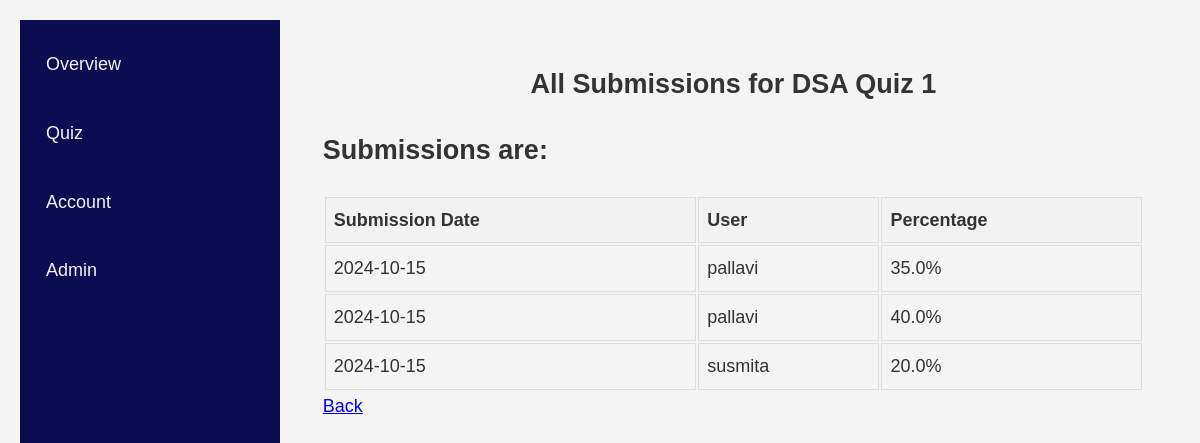
Before: /organization/quiz/5 (signed in) with the older database file.
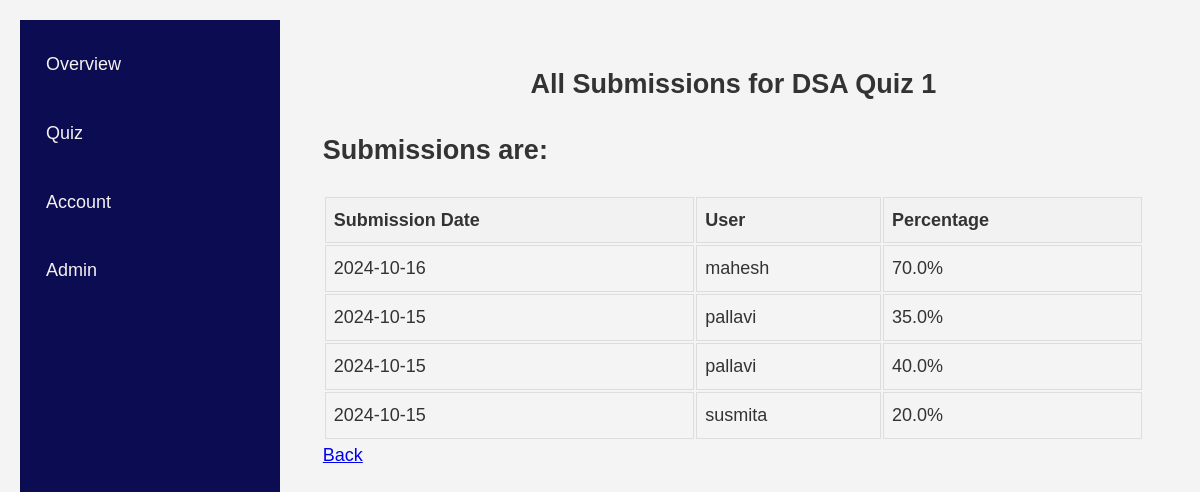
After: the same page with the newer database file.
### dashboard/models.py (models this page shows, shortened)
class Submission(models.Model):
    user = models.ForeignKey('users.StudentUser',on_delete=models.CASCADE)
    quiz = models.ForeignKey(Quiz, on_delete=models.PROTECT)
    correctsubmission = models.IntegerField(validators=[MinValueValidator(0)])
    timestamp = models.DateTimeField(auto_now=True)

### organization/views.py (the view)
# urls.py: path("quiz/<int:quiz_id>",views.submission,name="osubmission")
@login_required
@user_passes_test(check_organization)
def submission(request,quiz_id):
    quiz = Quiz.objects.get(id=quiz_id)
    valid_submissions = Submission.objects.filter(quiz=quiz).order_by("-timestamp")
    percentages = []
    for submission in valid_submissions:
        correct_score = submission.correctsubmission
        total_questions = submission.quiz.questions.count()
        percentage = correct_score / total_questions * 100
        percentages.append(percentage)
    return render(request, 'organization/submissions.html', {
        'sub_per':zip(valid_submissions,percentages),
        'valid_submissions': valid_submissions,
        'percentages': percentages,
        'quiztitle':quiz.title
    })

### organization/views.py (called while the page is built)
def check_organization(user):
    return OrganizationUser.objects.get(username=user.username).user_type == "organization"

### organization/templates/organization/submissions.html (shortened to what this page needs)
{% extends "organizationbase.html" %}
{% load static %}
{% block stylesheets %}
<link rel="stylesheet" href="{% static 'dashboard/dashboard.css' %}">
{% endblock %}
{% block content %}
    <section class="about">
        <h1>All Submissions for {{quiztitle}}</h1>
        {% if valid_submissions %}
            <h2>Submissions are: </h2>
            <table class="submission-table">
                <thead>
                    <tr>
                        <th>Submission Date</th>
                        <th>User</th>
                        <th>Percentage</th>
                    </tr>
                </thead>
                <tbody>
                    {% for sub, percent in sub_per %}
                        <tr>
                            <td>{{sub.timestamp|date:"Y-m-d"}}</td>
                            <td>{{sub.user.username}}</td>
                            <td>{{ percent }}%</td>
                        </tr>
                    {% endfor %}
                </tbody>
            </table>
        {% else %}
            <p>No submissions found for this quiz.</p>
        {% endif %}
        <a href="{% url "oquiz" %}">Back</a>
    </section>
{% endblock %}

Changed rows visible on the page:
added Submission: timestamp "2024-10-16", user.username "mahesh", percent "70.0"
